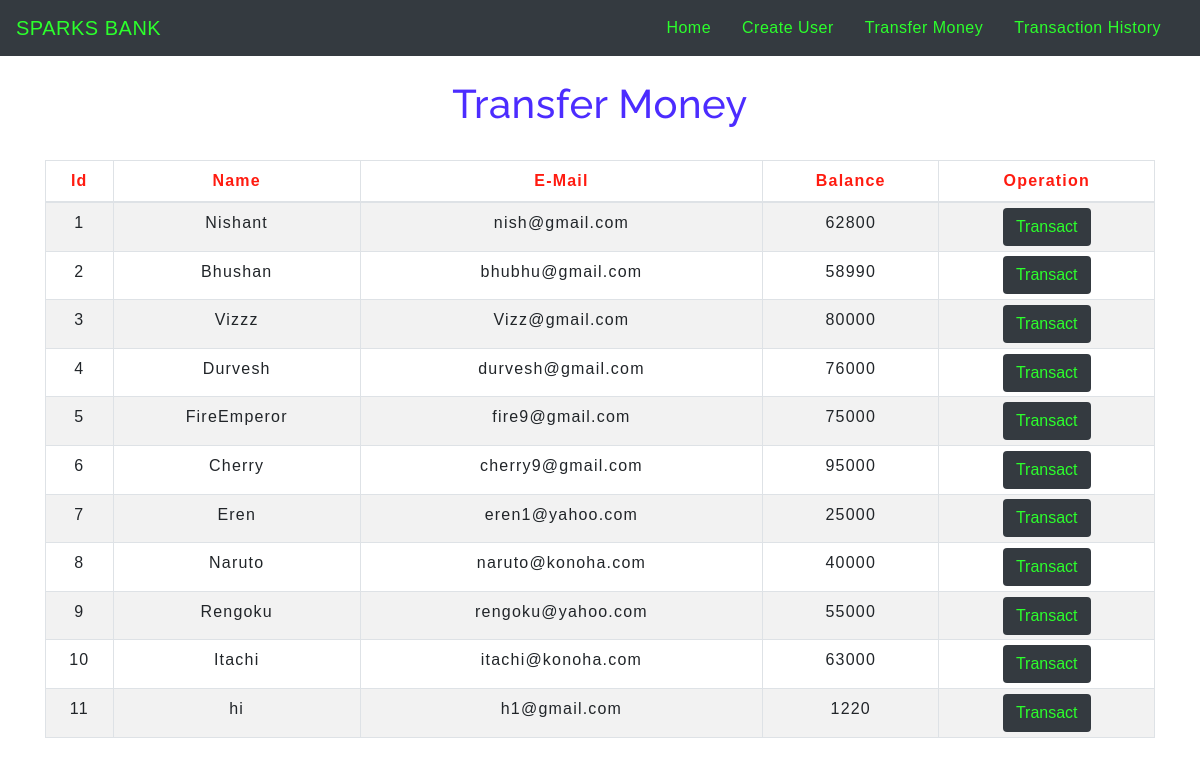
The app's page /transfermoney.php with its own data.
### tables this page shows
CREATE TABLE `user` (
  `id` int(11) NOT NULL,
  `Name` varchar(20) NOT NULL,
  `Email` varchar(50) NOT NULL,
  `Balance` float NOT NULL
);

### transfermoney.php (the view, shortened to what this page needs)
<!DOCTYPE html>
<html lang="en">
<head>
    <link rel="stylesheet" href="https://maxcdn.bootstrapcdn.com/bootstrap/4.0.0/css/bootstrap.min.css">
    <link rel="stylesheet" type="text/css" href="css/table.css">
    <link rel="stylesheet" type="text/css" href="css/navbar.css">
</head>
<body>
<?php
    include 'config.php';
    $sql = "SELECT * FROM user";
    $result = mysqli_query($conn,$sql);
?>
<?php
  include 'navbar.php';
?>
<div class="container">
        <h2 class="text-center pt-4" style="color:#4c2cff">Transfer Money</h2>
        <br>
            <div class="row">
                <div class="col">
                    <div class="table-responsive-sm">
                    <table class="table table-hover table-sm table-striped table-condensed table-bordered">
                        <thead>
                            <tr>
                            <th scope="col" class="text-center py-2" style="color:#ff1b10">Id</th>
                            <th scope="col" class="text-center py-2" style="color:#ff1b10">Name</th>
                            <th scope="col" class="text-center py-2" style="color:#ff1b10">E-Mail</th>
                            <th scope="col" class="text-center py-2" style="color:#ff1b10">Balance</th>
                            <th scope="col" class="text-center py-2" style="color:#ff1b10">Operation</th>
                            </tr>
                        </thead>
                        <tbody>
                <?php
                    while($rows=mysqli_fetch_assoc($result)){
                ?>
                    <tr>
                        <td class="py-2"><?php echo $rows['id'] ?></td>
                        <td class="py-2"><?php echo $rows['Name']?></td>
                        <td class="py-2"><?php echo $rows['Email']?></td>
                        <td class="py-2"><?php echo $rows['Balance']?></td>
                        <td><a href="selecteduserdetail.php?id= <?php echo $rows['id'] ;?>"> <button type="button" class="btn" style="color:#2cff2c; background-color:#343a40;">Transact</button></a></td>
                    </tr>
                <?php
                    }
                ?>
                        </tbody>
                    </table>
                    </div>
                </div>
            </div>
         </div>
</body>
</html>

### navbar.php (shortened to what this page needs)
<nav class="navbar navbar-expand-md navbar-dark bg-dark" style="background-color:black" >
<a class="navbar-brand" style="color:#2cff2c" href="index.php">SPARKS BANK</a>
<div class="collapse navbar-collapse" id="collapsibleNavbar">
      <ul class="navbar-nav ml-auto text-light">
        <li class="nav-item">
          <a class="nav-link" style="color:#2cff2c" href="index.php">Home</a>
        </li>
        <li class="nav-item">
          <a class="nav-link" style="color:#2cff2c" href="createuser.php">Create User</a>
        </li>
        <li class="nav-item">
          <a class="nav-link" style="color:#2cff2c" href="transfermoney.php">Transfer Money</a>
        </li>
        <li class="nav-item">
          <a class="nav-link" style="color:#2cff2c" href="transactionhistory.php">Transaction History</a>
        </li>
    </div>
 </nav>

### css/table.css (style rules this page uses)
* { padding: 0; margin: 0; box-sizing: border-box; font-family: sans-serif; }
h2 { font-size: 40px; }
table { letter-spacing: 1.2px; }
td { text-align: center; }
button { border:none; background: #d9d9d9; transition: 1s; }

### css/navbar.css (style rules this page uses)
.nav-link { margin-right: 15px; color:#00ff22; letter-spacing: 0.5px; transition: 0.5s; }
.navbar-brand { color: #ffffff; letter-spacing: 0.5px; }
h2 { color: #ffffff; letter-spacing: 0.5px; font-family: raleway; }

### transfermoney.php (style rules this page uses)
button { transition: 1.5s; }

### records on screen
user: id "1", Name "Nishant", Email "nish@gmail.com", Balance "62800"
user: id "2", Name "Bhushan", Email "bhubhu@gmail.com", Balance "58990"
user: id "3", Name "Vizzz", Email "Vizz@gmail.com", Balance "80000"
user: id "4", Name "Durvesh", Email "durvesh@gmail.com", Balance "76000"
user: id "5", Name "FireEmperor", Email "fire9@gmail.com", Balance "75000"
user: id "6", Name "Cherry", Email "cherry9@gmail.com", Balance "95000"
user: id "7", Name "Eren", Email "eren1@yahoo.com", Balance "25000"
user: id "8", Name "Naruto", Email "naruto@konoha.com", Balance "40000"
user: id "9", Name "Rengoku", Email "rengoku@yahoo.com", Balance "55000"
user: id "10", Name "Itachi", Email "itachi@konoha.com", Balance "63000"
user: id "11", Name "hi", Email "h1@gmail.com", Balance "1220"
